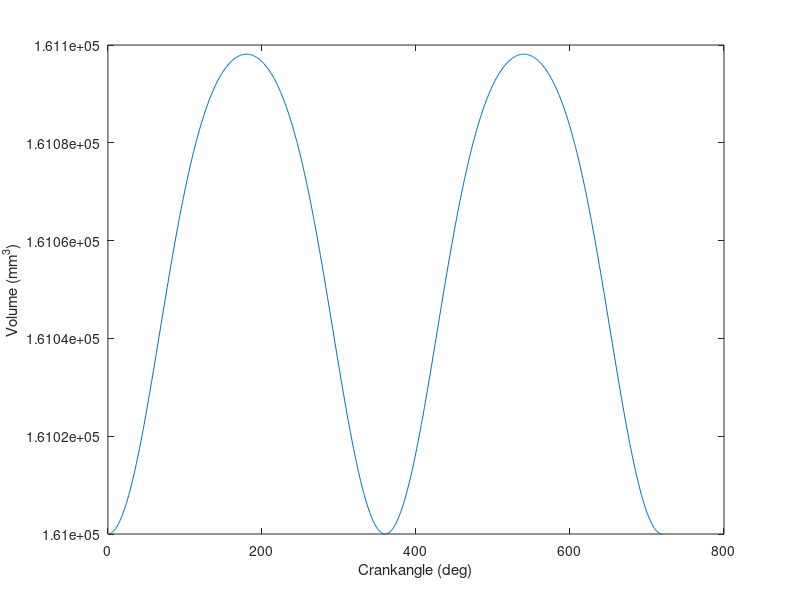

This figure's MATLAB source:
vc=1.61*10^5;                                                   %clearance volume
disp('enter the values only in mm')
l= input ('enter the connecting rod length :');                 %263 -connecting rod length
stroke = input('enter the stroke length:');                     %165.1 - stroke length value
a=stroke/2;                                                     %a values aids in the stroke length calculation i.e. stroke = a*2
bore=input ('enter the bore value:');                           %137.2 - Bore value
z=1;                                                  
for crankangle=0:1:720
    y1(z)= (l*l)-((a*a)* (sind(crankangle)* sind(crankangle)));
    y2(z)= y1(z)^0.5;
    s(z)= (a*cosd(crankangle)) + y2(z);                        % calculation of distance between crankshaft and piston pin. 
    vs1(z)= 0.785*bore*bore*(l+a-s(z));                        % calculation of cylinder volume as a function of crankangle.  
    v2(z)=(vc+vs1(z));                                         % Total volume
    crankanglee(z)=crankangle;
    volume(z)=v2(z);
    z=z+1;
end

plot(crankanglee,v2)
xlabel('Crankangle (deg)')
ylabel('Volume (mm^3)')
    
